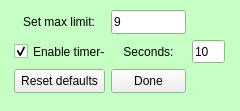
<?xml version="1.0" encoding="UTF-8"?>
<ui version="4.0">
 <class>settings</class>
 <widget class="QWidget" name="settings">
  <property name="geometry">
   <rect>
    <x>0</x>
    <y>0</y>
    <width>240</width>
    <height>111</height>
   </rect>
  </property>
  <property name="sizePolicy">
   <sizepolicy hsizetype="Minimum" vsizetype="Minimum">
    <horstretch>0</horstretch>
    <verstretch>0</verstretch>
   </sizepolicy>
  </property>
  <property name="minimumSize">
   <size>
    <width>206</width>
    <height>111</height>
   </size>
  </property>
  <property name="palette">
   <palette>
    <active>
     <colorrole role="Base">
      <brush brushstyle="SolidPattern">
       <color alpha="255">
        <red>255</red>
        <green>255</green>
        <blue>255</blue>
       </color>
      </brush>
     </colorrole>
     <colorrole role="Window">
      <brush brushstyle="SolidPattern">
       <color alpha="255">
        <red>197</red>
        <green>255</green>
        <blue>196</blue>
       </color>
      </brush>
     </colorrole>
    </active>
    <inactive>
     <colorrole role="Base">
      <brush brushstyle="SolidPattern">
       <color alpha="255">
        <red>255</red>
        <green>255</green>
        <blue>255</blue>
       </color>
      </brush>
     </colorrole>
     <colorrole role="Window">
      <brush brushstyle="SolidPattern">
       <color alpha="255">
        <red>197</red>
        <green>255</green>
        <blue>196</blue>
       </color>
      </brush>
     </colorrole>
    </inactive>
    <disabled>
     <colorrole role="Base">
      <brush brushstyle="SolidPattern">
       <color alpha="255">
        <red>197</red>
        <green>255</green>
        <blue>196</blue>
       </color>
      </brush>
     </colorrole>
     <colorrole role="Window">
      <brush brushstyle="SolidPattern">
       <color alpha="255">
        <red>197</red>
        <green>255</green>
        <blue>196</blue>
       </color>
      </brush>
     </colorrole>
    </disabled>
   </palette>
  </property>
  <property name="windowTitle">
   <string>Settings</string>
  </property>
  <widget class="QWidget" name="">
   <property name="geometry">
    <rect>
     <x>14</x>
     <y>10</y>
     <width>211</width>
     <height>83</height>
    </rect>
   </property>
   <layout class="QGridLayout" name="gridLayout">
    <item row="3" column="0" colspan="2">
     <widget class="QPushButton" name="default_button">
      <property name="sizePolicy">
       <sizepolicy hsizetype="Minimum" vsizetype="Minimum">
        <horstretch>0</horstretch>
        <verstretch>0</verstretch>
       </sizepolicy>
      </property>
      <property name="minimumSize">
       <size>
        <width>81</width>
        <height>23</height>
       </size>
      </property>
      <property name="text">
       <string>Reset defaults</string>
      </property>
     </widget>
    </item>
    <item row="2" column="2">
     <widget class="QLabel" name="label">
      <property name="sizePolicy">
       <sizepolicy hsizetype="Minimum" vsizetype="Minimum">
        <horstretch>0</horstretch>
        <verstretch>0</verstretch>
       </sizepolicy>
      </property>
      <property name="minimumSize">
       <size>
        <width>40</width>
        <height>20</height>
       </size>
      </property>
      <property name="text">
       <string>Seconds:</string>
      </property>
      <property name="alignment">
       <set>Qt::AlignCenter</set>
      </property>
     </widget>
    </item>
    <item row="2" column="0" colspan="2">
     <widget class="QCheckBox" name="timer_checkbox">
      <property name="sizePolicy">
       <sizepolicy hsizetype="Minimum" vsizetype="Minimum">
        <horstretch>0</horstretch>
        <verstretch>0</verstretch>
       </sizepolicy>
      </property>
      <property name="minimumSize">
       <size>
        <width>91</width>
        <height>17</height>
       </size>
      </property>
      <property name="text">
       <string>Enable timer-&gt;</string>
      </property>
      <property name="checked">
       <bool>true</bool>
      </property>
     </widget>
    </item>
    <item row="2" column="3">
     <widget class="QLineEdit" name="seconds_textbox">
      <property name="sizePolicy">
       <sizepolicy hsizetype="Minimum" vsizetype="Minimum">
        <horstretch>0</horstretch>
        <verstretch>0</verstretch>
       </sizepolicy>
      </property>
      <property name="minimumSize">
       <size>
        <width>31</width>
        <height>20</height>
       </size>
      </property>
      <property name="inputMask">
       <string/>
      </property>
      <property name="text">
       <string>10</string>
      </property>
     </widget>
    </item>
    <item row="1" column="2">
     <widget class="QLineEdit" name="max_limit_textbox">
      <property name="sizePolicy">
       <sizepolicy hsizetype="Preferred" vsizetype="Minimum">
        <horstretch>0</horstretch>
        <verstretch>0</verstretch>
       </sizepolicy>
      </property>
      <property name="minimumSize">
       <size>
        <width>5</width>
        <height>20</height>
       </size>
      </property>
      <property name="text">
       <string>9</string>
      </property>
     </widget>
    </item>
    <item row="1" column="0">
     <widget class="QLabel" name="label_2">
      <property name="sizePolicy">
       <sizepolicy hsizetype="Minimum" vsizetype="Minimum">
        <horstretch>0</horstretch>
        <verstretch>0</verstretch>
       </sizepolicy>
      </property>
      <property name="minimumSize">
       <size>
        <width>81</width>
        <height>20</height>
       </size>
      </property>
      <property name="text">
       <string>Set max limit:</string>
      </property>
      <property name="alignment">
       <set>Qt::AlignRight|Qt::AlignTrailing|Qt::AlignVCenter</set>
      </property>
     </widget>
    </item>
    <item row="3" column="2">
     <widget class="QPushButton" name="done_button">
      <property name="sizePolicy">
       <sizepolicy hsizetype="Minimum" vsizetype="Minimum">
        <horstretch>0</horstretch>
        <verstretch>0</verstretch>
       </sizepolicy>
      </property>
      <property name="minimumSize">
       <size>
        <width>75</width>
        <height>23</height>
       </size>
      </property>
      <property name="text">
       <string>Done</string>
      </property>
     </widget>
    </item>
   </layout>
  </widget>
 </widget>
 <resources/>
 <connections/>
</ui>
